Frame 1 (no input): blank canvas, image omitted
Frame 60 (no input): blank canvas, image omitted
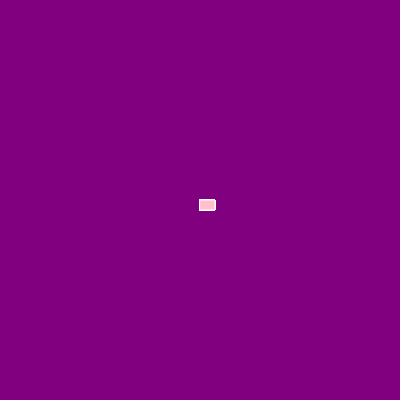
Frame 120 (the mouse pressed at the canvas centre since frame 60)

The p5.js sketch whose frames 1 and 60 were blank and that drew this single picture after the mouse press (run headless with seeded random() and noise() and a simulated clock; from frame 60 on, the mouse is pressed at the canvas centre):

// p5.js sketch
// ── sketch.js
function setup() {
  createCanvas(400, 400);
  background('purple');
}

function draw() {
 
  stroke('white')
  fill('pink');
// console.log(mouseIsPressed);
  
  if(mouseIsPressed) {
    rect(mouseX, mouseY, 15, 10);
  }
 
}
